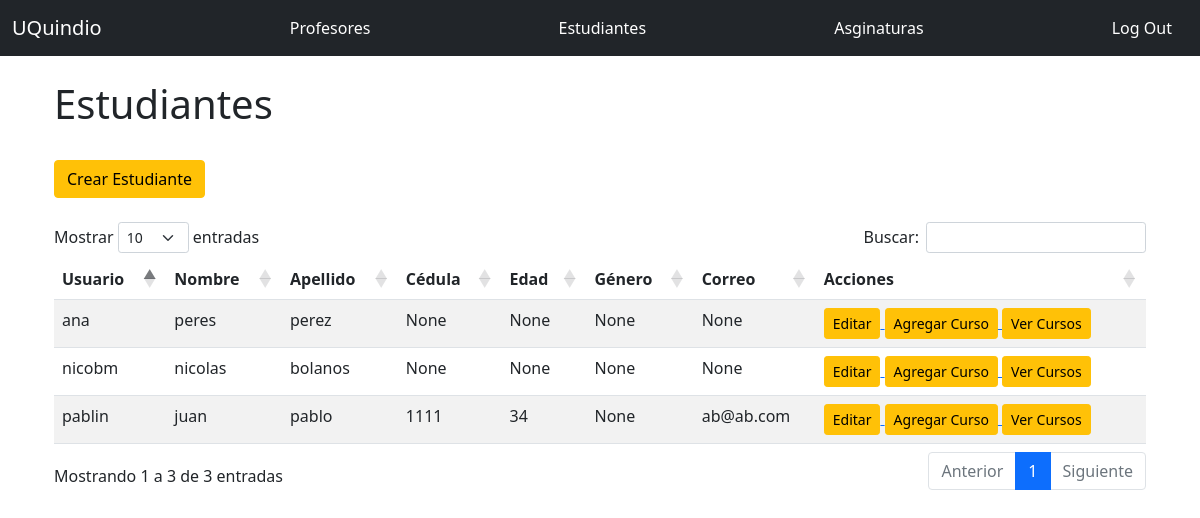
Before: /admin/students (signed in) with the older database file.
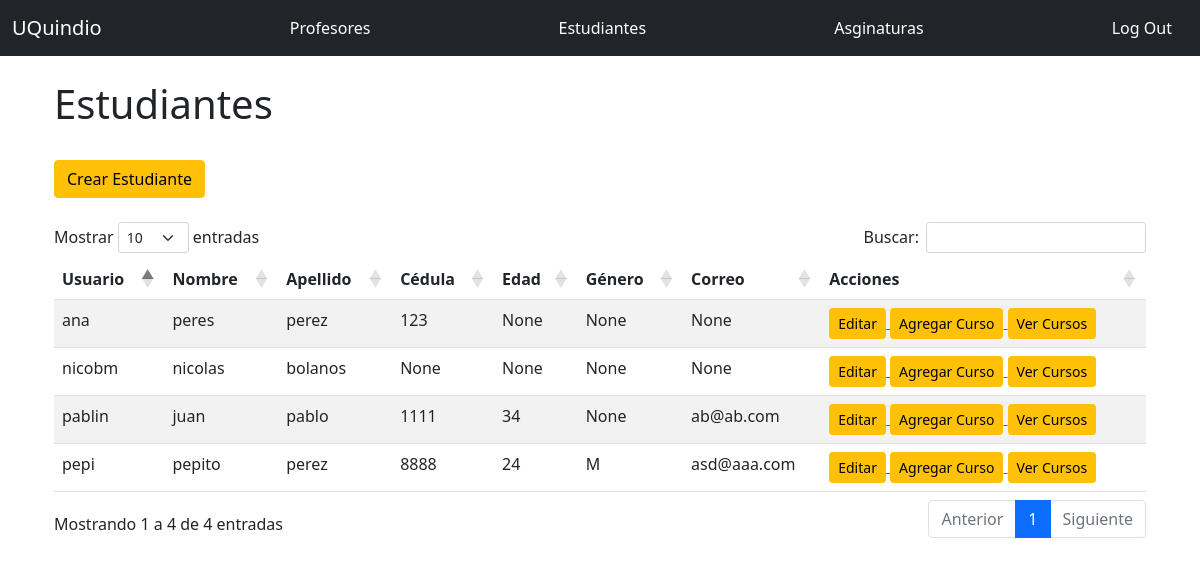
After: the same page with the newer database file.
### app.py (models this page shows, shortened)
class User(UserMixin, db.Model):
    __tablename__ = 'students'
    id = db.Column(db.Integer, primary_key = True)
    email = db.Column(db.String(64), unique=True, index=True)
    username = db.Column(db.String(64), unique=True, index=True)
    name = db.Column(db.String(64))
    last_name = db.Column(db.String(64))
    cc = db.Column(db.Integer, unique=True, index=True)
    age = db.Column(db.Integer)
    genre = db.Column(db.CHAR)
    password_hash = db.Column(db.String(128))
    role_id = db.Column(db.Integer, db.ForeignKey('roles.id'))
    @property
    def password(self):
        raise AttributeError('password no es un atributo legible')

### app.py (the view)
@app.route('/admin/students', methods=['GET', 'POST'])
@login_required
@require_role(role="Admin")
def admin_students():
    result = db.session.execute('Select * From students')
    return render_template('admin_students.html', result=result)

### app.py (called while the page is built)
def require_role(role):
    def decorator(func):
        @wraps(func)
        def wrapped_function(*args, **kwargs):
            if not session['account_type'] == role:
                return redirect("/404")
            else:
                return func(*args, **kwargs)
        return wrapped_function
    return decorator

@login_manager.user_loader
def load_user(user_id):
    if session['account_type'] == 'Student':
        return User.query.get(int(user_id))
    elif session['account_type'] == 'Teacher':
        return Teacher.query.get(int(user_id))
    elif session['account_type'] == 'Admin':
        return Admin.query.get(int(user_id))
    else:
      return None

### templates/admin_students.html (shortened to what this page needs)
{% extends "base.html" %}
{% from "_macros.html" import render_modal_asign with context %}
{% from "_macros.html" import render_field with context %}
{% block page_content %}
    <div class="page-header">
        <h1>Estudiantes </h1>
        <br/>
    </div>
    <a href="{{ url_for('admin_students_create') }}">
      <span class="btn btn-warning ">Crear Estudiante</span></a>
    <br/>
    <br/>
        <table id="data2" class="table table-striped">
          <thead>
            <tr>
              <th>Usuario</th>
              <th>Nombre</th>
              <th>Apellido</th>
              <th>Cédula</th>
              <th>Edad</th>
              <th>Género</th>
              <th>Correo</th>
              <th>Acciones</th>
            </tr>
          </thead>
          <tbody>
            {% for r2 in result %}
              <tr>
                <td>{{ r2.username }}</td>
                <td>{{ r2.name }}</td>
                <td>{{ r2.last_name }}</td>
                <td>{{ r2.cc }}</td>
                <td>{{ r2.age }}</td>
                <td>{{ r2.genre}}</td>
                <td>{{ r2.email}}</td>
                <td><a href="{{ url_for('admin_students_edit_profile', username=r2.username) }}">
                    <span class="btn btn-warning btn-sm">Editar</span>
                  </a>
                  <a href="{{ url_for('admin_students_course', student_id=r2.id) }}">
                    <span class="btn btn-warning btn-sm">Agregar Curso</span>
                  </a>
                  <a href="{{ url_for('courses', username=r2.username) }}">
                    <span class="btn btn-warning btn-sm">Ver Cursos</span>
                  </a>
                </td>
              </tr>
            {% endfor %}
          </tbody>
        </table>
{% endblock %}

### templates/base.html (shortened to what this page needs)
<!doctype html>
<html lang="en">
  <head>
    {% block head %}
    <link rel="stylesheet" type="text/css" href="https://cdn.datatables.net/1.10.25/css/dataTables.bootstrap5.css">
    <link href="https://cdn.jsdelivr.net/npm/bootstrap@5.1.2/dist/css/bootstrap.min.css" rel="stylesheet">
    {% endblock %}
  </head>
  <body>
    {% include 'navbar.html' %}
    <br/>
    {% block content %}
        <div class="container">
            <div class= container>
                {% block page_content %}
                {% endblock %}
            </div>
        </div>
    {% endblock %}
  </body>
</html>

### templates/navbar.html (shortened to what this page needs)
<nav class="navbar navbar-expand-lg navbar-dark bg-dark">
  <div class="container-fluid">
    <a class="navbar-brand" href="{{ url_for('index') }}">UQuindio</a>
    {% if current_user.is_authenticated %}
      {% if session['account_type'] == 'Student' %}
          <a class="nav-link" href="{{ url_for('user', username=current_user.username) }}">Perfil</a>
          <a class="nav-link" href="{{ url_for('courses', username=current_user.username) }}">Cursos</a>
          <a class="nav-link" href="{{ url_for('logout') }}">Log Out</a>
      {% elif session['account_type'] == 'Teacher'  %}
        <a class="nav-link" href="{{ url_for('user_teacher', username=current_user.username) }}">Perfil</a>
        <a class="nav-link" href="{{ url_for('courses_teacher', username=current_user.username) }}">Cursos</a>
        <a class="nav-link" href="{{ url_for('logout') }}">Log Out</a>
      {% else %}
      <a class="nav-link" href="{{ url_for('admin_teachers') }}">Profesores</a>
      <a class="nav-link" href="{{ url_for('admin_students') }}">Estudiantes</a>
      <a class="nav-link" href="{{ url_for('admin_courses') }}">Asginaturas</a>
        <a class="nav-link" href="{{ url_for('logout') }}">Log Out</a>
      {% endif %}
    {% endif %}
  </div>
</nav>

### templates/base.html (style rules this page uses)
.nav-link { color: white; }

Changed rows visible on the page:
changed User "ana": cc "None" → "123"
added User: username "pepi", name "pepito", last_name "perez", cc "8888", age "24", genre "M", email "asd@aaa.com"
Other visible differences:
text written by a page script: "Mostrar entradas Buscar: Mostrando 1 a 3 de 3 entradas Anterior 1 Siguiente" → "Mostrar entradas Buscar: Mostrando 1 a 4 de 4 entradas Anterior 1 Siguiente"
